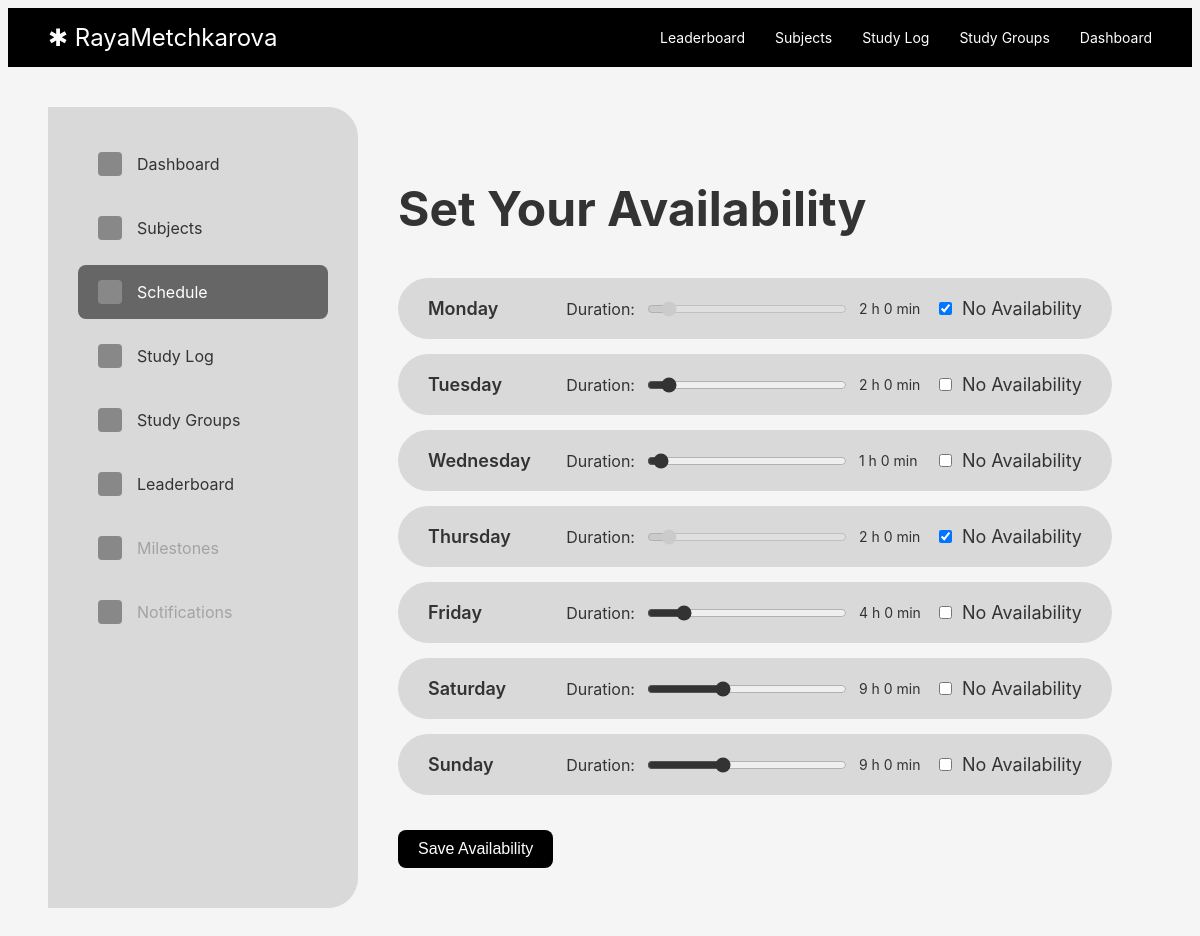
/schedule (signed in), run on the app's committed database.
### app.py (models this page shows)
class User(db.Model):
    id = db.Column(db.Integer, primary_key=True)
    username = db.Column(db.String(150), unique=True, nullable=False)
    password = db.Column(db.String(150), nullable=False)
    points = db.Column(db.Integer, default=0)

class Availability(db.Model):
    __tablename__ = 'availability'
    id = db.Column(db.Integer, primary_key=True)
    user_id = db.Column(db.Integer, db.ForeignKey('user.id'), nullable=False)
    day = db.Column(db.String(10), nullable=False)
    no_availability = db.Column(db.Boolean, default=False)
    duration = db.Column(db.Integer, default=0)
    user = db.relationship('User', back_populates='availabilities')

### app.py (the view)
@app.route('/schedule')
def schedule():
    if not g.user:
        return redirect(url_for('login'))
    rows = Availability.query.filter_by(user_id=g.user.id).all()
    existing = {r.day for r in rows}
    for code in default_days:
        if code not in existing:
            db.session.add(Availability(
                user_id=g.user.id,
                day=code,
                no_availability=False,
                duration=480
            ))
    if len(existing) < 7:
        db.session.commit()
        rows = Availability.query.filter_by(user_id=g.user.id).all()
    availabilities = {r.day: r for r in rows}
    return render_template('schedule.html', user=g.user, availabilities=availabilities)

### app.py (called while the page is built)
@app.before_request
def load_current_user():
    g.user = None
    if 'user_id' in session:
        g.user = User.query.get(session['user_id'])

### templates/schedule.html (shortened to what this page needs)
<!DOCTYPE html>
<html lang="en">
<head>
</head>
<body>
    <div class="navbar">
        <div class="logo">✱ {{ user.username }}</div>
        <div class="nav-links">
            <a href="/leaderboard">Leaderboard</a>
            <a href="/weight">Subjects</a>
            <a href="/study_log">Study Log</a>
            <a href="/study_groups">Study Groups</a>
            <a href="/dashboard">Dashboard</a>
        </div>
    </div>
    <div class="schedule-container">
        <div class="sidebar">
            <a href=2"/dashboard" class="menu-item"><div class="menu-icon"></div><span>Dashboard</span></a>
            <a href="/weight" class="menu-item"><div class="menu-icon"></div><span>Subjects</span></a>
            <div class="menu-item active"><div class="menu-icon"></div><span>Schedule</span></div>
            <a href="/study_log" class="menu-item"><div class="menu-icon"></div><span>Study Log</span></a>
            <a href="/study_groups" class="menu-item"><div class="menu-icon"></div><span>Study Groups</span></a>
            <a href="/leaderboard" class="menu-item"><div class="menu-icon"></div><span>Leaderboard</span></a>
            <div class="menu-item-no"><div class="menu-icon"></div><span>Milestones</span></div>
            <div class="menu-item-no"><div class="menu-icon"></div><span>Notifications</span></div>
        </div>
        <div class="schedule-content">
            <h1>Set Your Availability</h1>
            {% set days = [
                ('mon','Monday'),
                ('tue','Tuesday'),
                ('wed','Wednesday'),
                ('thu','Thursday'),
                ('fri','Friday'),
                ('sat','Saturday'),
                ('sun','Sunday')
            ] %}
            {% for code, label in days %}
                {% set a = availabilities.get(code) %}
                <div class="availability-item">
                    <span class="day-name">{{ label }}</span>
                    <div class="time-selector">
                        <label for="duration-{{ code }}">Duration:</label>
                        <input
                            type="range"
                            id="duration-{{ code }}"
                            min="15"
                            max="1440"
                            step="15"
                            value="{{ a.duration if a else 480 }}"
                            {% if a and a.no_availability %}disabled{% endif %}
                        >
                        <span class="duration-display" id="display-{{ code }}">
                        </span>
                    </div>
                    <div class="no-avail">
                        <input
                            type="checkbox"
                            id="no-avail-{{ code }}"
                            {% if a and a.no_availability %}checked{% endif %}
                        >
                        <label for="no-avail-{{ code }}">No Availability</label>
                    </div>
                </div>
            {% endfor %}
            <button class="save-button" id="save-btn">Save Availability</button>
        </div>
    </div>
</body>
</html>

### templates/schedule.html (style rules this page uses)
body { font-family: -apple-system, BlinkMacSystemFont, 'Segoe UI', Roboto, Oxygen, Ubuntu, Cantarell, sans-serif; background: #f5f5f5; color: #333; }
.navbar { background: #000; padding: 15px 40px; display: flex; justify-content: space-between; align-items: center; }
.logo { font-size: 24px; color: white; }
.nav-links { display: flex; gap: 30px; }
.nav-links a { color: white; text-decoration: none; font-size: 14px; }
.schedule-container { padding: 40px; display: flex; }
.sidebar { width: 250px; background: #d9d9d9; padding: 30px; border-radius: 0 30px 30px 0; min-height: 600px; }
.menu-item { padding: 15px 20px; margin-bottom: 10px; border-radius: 8px; display: flex; align-items: center; gap: 15px; cursor: pointer; transition: background 0.3s; text-decoration: none; color: #333; }
.menu-item.active { background: #666; color: white; }
.menu-item-no { padding: 15px 20px; margin-bottom: 10px; border-radius: 8px; display: flex; align-items: center; gap: 15px; cursor: pointer; transition: background 0.3s; text-decoration: none; color: #a3a3a3; }
.menu-icon { width: 24px; height: 24px; background: #888; border-radius: 4px; }
.schedule-content { flex: 1; padding: 40px; }
.schedule-content h1 { font-size: 48px; font-weight: 700; margin-bottom: 40px; }
.availability-item { background: #d9d9d9; padding: 20px 30px; border-radius: 50px; margin-bottom: 15px; display: flex; align-items: center; justify-content: space-between; font-size: 18px; }
.day-name { font-weight: 600; flex: 1; }
.time-selector { display: flex; align-items: center; gap: 10px; }
.time-selector label { font-size: 16px; }
.time-selector input[type="range"] { width: 200px; accent-color: #333; }
.time-selector .duration-display { font-size: 14px; min-width: 80px; }
.no-avail { display: flex; align-items: center; gap: 10px; }
.no-avail input { margin: 0; }
.save-button { background: #000; color: white; padding: 10px 20px; border: none; border-radius: 8px; font-size: 16px; cursor: pointer; margin-top: 20px; }

### data on the page
User: username "RayaMetchkarova"
Availability: duration "120", no_availability "☑"
Availability: duration "120"
Availability: duration "60"
Availability: duration "120", no_availability "☑"
Availability: duration "240"
Availability: duration "540"
Availability: duration "540"

### other printed values
{{ label }} "Monday" "Tuesday" "Wednesday" "Thursday" "Friday" "Saturday" "Sunday"
